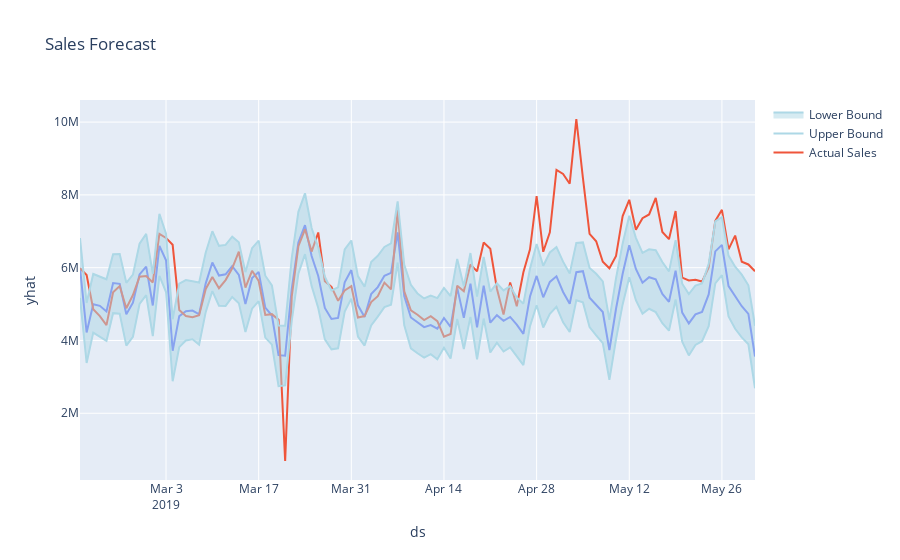

The notebook cell saved with this chart:
### Code cell
fig = px.line(forecast, x='ds', y='yhat', title='Sales Forecast')
fig.add_scatter(x=region_1_test["ds"], y=region_1_test["y"], mode='lines', name='Actual Sales')
# plot confidence intervals
fig.add_trace(go.Scatter(x=forecast['ds'], y=forecast['yhat_upper'], fill=None, mode='lines', line_color='lightblue', name='Upper Bound'))
fig.add_trace(go.Scatter(x=forecast['ds'], y=forecast['yhat_lower'], fill='tonexty', mode='lines', line_color='lightblue', name='Lower Bound'))
fig.show()
